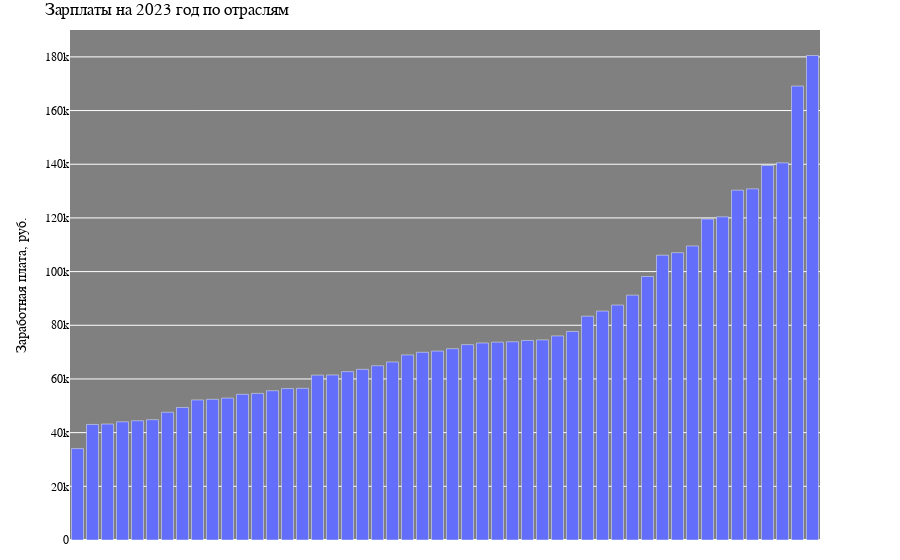

The notebook cell this image was saved under:
### Code cell
salaries_2023 = d2023[['Наименование отрасли', 2023]]
salaries_2023_sorted = salaries_2023.set_index('Наименование отрасли').sort_values(by=2023)
fig = go.Figure(data=[go.Bar(x=salaries_2023_sorted.index, y=salaries_2023_sorted[2023])])
fig.update_layout(
    title='Зарплаты на 2023 год по отраслям',
    yaxis_title='Заработная плата, руб.',
    xaxis_visible=False,
    plot_bgcolor='gray',  # Цвет фона графика
    font=dict(family='Montserrat', size=12, color='black'),  # Настройки шрифта
    xaxis=dict(showgrid=True, gridcolor='white'),  # Ось x с сеткой
    yaxis=dict(showgrid=True, gridcolor='white'),  # Ось y с сеткой
    margin=dict(l=70, t=30, b=20)
)
fig.show()

### Figure 1 — Plotly figure (JSON) as saved in the notebook; plotly's stock layout.template omitted (floating-point values rounded to 4 significant figures)
{"data": [{"type": "bar", "x": ["Производство одежды", "Производство мебели", "Деятельность гостиниц и предприятий общественного питания", "Производство кожи и изделий из кожи", "Обработка древесины и производство изделий из дерева и пробки, кроме мебели, производство изделий из соломки и материалов для плетения", "Производство текстильных изделий", "Растениеводство и животноводство, охота и предоставление соответствующих услуг в этих областях", "Деятельность административная и сопутствующие дополнительные услуги", "Водоснабжение; водоотведение, организация сбора и утилизации отходов, деятельность по ликвидации загрязнений", "Лесоводство и лесозаготовки", "Сельское, лесное хозяйство, охота, рыболовство и рыбоводство", "Образование", "Деятельность по операциям с недвижимым имуществом", "Деятельность полиграфическая и копирование носителей информации", "Производство прочих готовых изделий", "Производство пищевых продуктов", "Производство резиновых и пластмассовых изделий", "Деятельность в области здравоохранения и социальных услуг", "Производство прочей неметаллической минеральной продукции", "Торговля оптовая и розничная; ремонт автотранспортных средств и мотоциклов", "Деятельность в области культуры, спорта, организации досуга и развлечений", "Производство напитков", "Строительство", "Производство готовых металлических изделий, кроме машин о оборудования", "Производство автотранспортных средств, прицепов и полуприцепов", "Обрабатывающие производства", "Производство электрического оборудования", "Производство бумаги и бумажных изделий", "Всего", "Государственное управление и обеспечение военной безопасности; социальное обеспечение", "Обеспечение электрической энергией, газом и паром; кондиционирование воздуха", "Производство машин и оборудования, не включенных в другие группировки", "Транспортировка и хранение", "Ремонт и монтаж машин и оборудования", "Производство прочих транспортных средств и оборудования", "Производство металлургическое", "Производство химических веществ и химических продуктов", "Производство компьютеров, электронных и оптических изделий", "Производство лекарственных средств и материалов, применяемых в медицинских целях", "Добыча угля", "Деятельность профессиональная,научная и техническая", "Производство кокса и нефтепродуктов", "Добыча металлических руд", "Из нее научные исследования и разработки", "Деятельность в области информации и связи", "Добыча полезных ископаемых", "Рыболовство и рыбоводство", "Производство табачных изделий", "Деятельность финансовая и страховая", "Добыча нефти и природного газа"], "y": [34050.0, 43040.0, 43190.0, 44040.0, 44430.0, 44820.0, 47580.0, 49380.0, 52180.0, 52420.0, 52870.0, 54260.0, 54610.0, 55610.0, 56420.0, 56500.0, 61420.0, 61490.0, 62740.0, 63570.0, 64930.0, 66330.0, 68940.0, 69930.0, 70380.0, 71270.0, 72790.0, 73402, 73710.0, 73860.0, 74350.0, 74550.0, 76040.0, 77690.0, 83380.0, 85280.0, 87530.0, 91220.0, 98160.0, 106100.0, 107100.0, 109541, 119600.0, 120393, 130300.0, 130800.0, 139520, 140500.0, 169100.0, 180500.0]}], "layout": {"font": {"color": "black", "family": "Montserrat", "size": 12}, "margin": {"b": 20, "l": 70, "t": 30}, "plot_bgcolor": "gray", "title": {"text": "Зарплаты на 2023 год по отраслям"}, "xaxis": {"gridcolor": "white", "showgrid": true, "visible": false}, "yaxis": {"gridcolor": "white", "showgrid": true, "title": {"text": "Заработная плата, руб."}}}}
